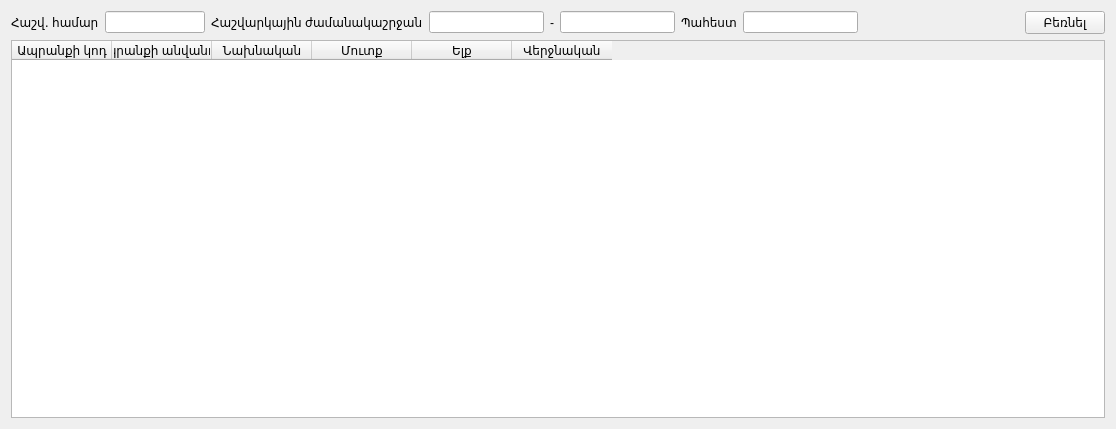
<?xml version="1.0" encoding="UTF-8"?>
<ui version="4.0">
 <class>goodsmovement</class>
 <widget class="QWidget" name="goodsmovement">
  <property name="geometry">
   <rect>
    <x>0</x>
    <y>0</y>
    <width>1116</width>
    <height>429</height>
   </rect>
  </property>
  <property name="windowTitle">
   <string>Form</string>
  </property>
  <layout class="QVBoxLayout" name="verticalLayout">
   <item>
    <widget class="QWidget" name="widget" native="true">
     <layout class="QHBoxLayout" name="horizontalLayout">
      <property name="leftMargin">
       <number>0</number>
      </property>
      <property name="topMargin">
       <number>0</number>
      </property>
      <property name="rightMargin">
       <number>0</number>
      </property>
      <property name="bottomMargin">
       <number>0</number>
      </property>
      <item>
       <widget class="QLabel" name="label_4">
        <property name="text">
         <string>Հաշվ․ համար</string>
        </property>
       </widget>
      </item>
      <item>
       <widget class="EQLineEdit" name="leInvDoc">
        <property name="maximumSize">
         <size>
          <width>100</width>
          <height>16777215</height>
         </size>
        </property>
        <property name="readOnly">
         <bool>true</bool>
        </property>
       </widget>
      </item>
      <item>
       <widget class="QLabel" name="label">
        <property name="text">
         <string>Հաշվարկային ժամանակաշրջան</string>
        </property>
       </widget>
      </item>
      <item>
       <widget class="EDateEdit" name="date1"/>
      </item>
      <item>
       <widget class="QLabel" name="label_2">
        <property name="text">
         <string>-</string>
        </property>
       </widget>
      </item>
      <item>
       <widget class="EDateEdit" name="date2"/>
      </item>
      <item>
       <widget class="QLabel" name="label_3">
        <property name="text">
         <string>Պահեստ</string>
        </property>
       </widget>
      </item>
      <item>
       <widget class="EQLineEdit" name="leStore"/>
      </item>
      <item>
       <spacer name="horizontalSpacer">
        <property name="orientation">
         <enum>Qt::Horizontal</enum>
        </property>
        <property name="sizeHint" stdset="0">
         <size>
          <width>161</width>
          <height>20</height>
         </size>
        </property>
       </spacer>
      </item>
      <item>
       <widget class="QPushButton" name="btnLoad">
        <property name="text">
         <string>Բեռնել</string>
        </property>
       </widget>
      </item>
     </layout>
    </widget>
   </item>
   <item>
    <widget class="EQTableWidget" name="tbl">
     <property name="editTriggers">
      <set>QAbstractItemView::NoEditTriggers</set>
     </property>
     <column>
      <property name="text">
       <string>Ապրանքի կոդ</string>
      </property>
     </column>
     <column>
      <property name="text">
       <string>Ապրանքի անվանում</string>
      </property>
     </column>
     <column>
      <property name="text">
       <string>Նախնական</string>
      </property>
     </column>
     <column>
      <property name="text">
       <string>Մուտք</string>
      </property>
     </column>
     <column>
      <property name="text">
       <string>Ելք</string>
      </property>
     </column>
     <column>
      <property name="text">
       <string>Վերջնական</string>
      </property>
     </column>
    </widget>
   </item>
  </layout>
 </widget>
 <customwidgets>
  <customwidget>
   <class>EQLineEdit</class>
   <extends>QLineEdit</extends>
   <header location="global">eqlineedit.h</header>
   <slots>
    <signal>customButtonClicked(bool)</signal>
   </slots>
  </customwidget>
  <customwidget>
   <class>EDateEdit</class>
   <extends>QLineEdit</extends>
   <header location="global">edateedit.h</header>
  </customwidget>
  <customwidget>
   <class>EQTableWidget</class>
   <extends>QTableWidget</extends>
   <header location="global">eqtablewidget.h</header>
  </customwidget>
 </customwidgets>
 <resources/>
 <connections/>
</ui>
